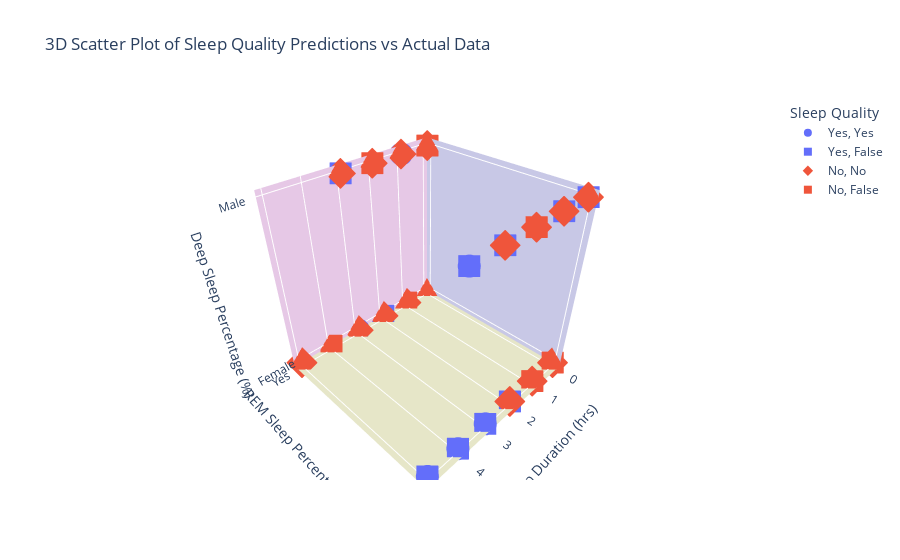

Write notebook code for a chart like this one.
### Code cell
import plotly.express as px


predicted_df['Predicted_Good_Sleep'] = predicted_df['Good_Sleep'].apply(lambda x: x if np.random.rand() > 0.1 else not x)

# Creating a 3D scatter plot
fig = px.scatter_3d(
    predicted_df,
    x='Exercise frequency',
    y='Smoking status',
    z='Gender',
    color='Good_Sleep',  # Actual good sleep status
    symbol='Predicted_Good_Sleep',  # Differentiates between predicted and actual
    labels={
        "Good_Sleep": "Actual Sleep Quality",
        "Predicted_Good_Sleep": "Predicted Sleep Quality"
    },
    title='3D Scatter Plot of Sleep Quality Predictions vs Actual Data'
)

# Enhance the look and feel of the plot
fig.update_layout(
    legend_title_text='Sleep Quality',
    scene=dict(
        xaxis_title='Sleep Duration (hrs)',
        yaxis_title='REM Sleep Percentage (%)',
        zaxis_title='Deep Sleep Percentage (%)',
        xaxis=dict(backgroundcolor="rgb(200, 200, 230)"),
        yaxis=dict(backgroundcolor="rgb(230, 200,230)"),
        zaxis=dict(backgroundcolor="rgb(230, 230,200)")
    )
)

# Show the plot
fig.show()

### Figure 1 — Plotly figure (JSON) as saved in the notebook; plotly's stock layout.template omitted (floating-point values rounded to 4 significant figures; data arrays with more than 128 entries replaced by an {"elided": "..."} marker saying what was removed)
{"data": [{"hovertemplate": "Actual Sleep Quality=Yes<br>Predicted Sleep Quality=Yes<br>Exercise frequency=%{x}<br>Smoking status=%{y}<br>Gender=%{z}<extra></extra>", "legendgroup": "Yes, Yes", "marker": {"color": "#636efa", "symbol": "circle"}, "mode": "markers", "name": "Yes, Yes", "scene": "scene", "showlegend": true, "type": "scatter3d", "x": {"elided": "445 int values"}, "y": {"elided": "445 str values"}, "z": {"elided": "445 str values"}}, {"hovertemplate": "Actual Sleep Quality=Yes<br>Predicted Sleep Quality=False<br>Exercise frequency=%{x}<br>Smoking status=%{y}<br>Gender=%{z}<extra></extra>", "legendgroup": "Yes, False", "marker": {"color": "#636efa", "symbol": "square"}, "mode": "markers", "name": "Yes, False", "scene": "scene", "showlegend": true, "type": "scatter3d", "x": [4, 3, 2, 3, 0, 0, 1, 3, 4, 2, 0, 4, 0, 3, 4, 3, 0, 1, 1, 1, 5, 3, 0, 1, 3, 1, 2, 1, 3, 4, 3, 5, 1, 3, 2, 1, 1, 1, 2, 3, 2, 0, 2, 0, 3, 1, 1, 3, 2, 1, 0, 3, 2, 0], "y": ["No", "No", "Yes", "No", "No", "No", "No", "No", "No", "Yes", "No", "No", "No", "No", "No", "No", "No", "No", "Yes", "No", "No", "No", "No", "No", "Yes", "No", "No", "No", "Yes", "No", "Yes", "No", "Yes", "No", "Yes", "No", "No", "Yes", "No", "Yes", "No", "Yes", "No", "No", "No", "No", "No", "No", "No", "Yes", "No", "No", "Yes", "Yes"], "z": ["Male", "Female", "Male", "Male", "Female", "Female", "Female", "Male", "Female", "Female", "Female", "Female", "Male", "Male", "Female", "Female", "Male", "Female", "Female", "Female", "Female", "Male", "Male", "Male", "Male", "Male", "Female", "Male", "Male", "Female", "Male", "Female", "Female", "Male", "Female", "Female", "Female", "Female", "Male", "Male", "Male", "Female", "Male", "Female", "Male", "Female", "Male", "Male", "Male", "Female", "Female", "Female", "Female", "Male"]}, {"hovertemplate": "Actual Sleep Quality=No<br>Predicted Sleep Quality=No<br>Exercise frequency=%{x}<br>Smoking status=%{y}<br>Gender=%{z}<extra></extra>", "legendgroup": "No, No", "marker": {"color": "#EF553B", "symbol": "diamond"}, "mode": "markers", "name": "No, No", "scene": "scene", "showlegend": true, "type": "scatter3d", "x": [1, 1, 0, 3, 0, 0, 3, 3, 3, 0, 0, 0, 1, 0, 0, 3, 1, 3, 0, 3, 0, 3, 0, 0, 3, 0, 2, 0, 0, 1, 1, 3, 3, 0, 1, 2, 1, 0, 2, 0, 3, 2, 0, 5, 3, 0, 3, 2, 3, 3, 3, 3, 0, 2, 1, 0, 0, 3, 3, 3, 0, 3, 1, 1, 1, 1, 0, 1, 3, 1, 3, 3, 0, 0, 1, 3, 0, 1, 0, 0, 1, 0, 0, 3, 1, 3, 0, 3, 0, 2, 3, 0, 0, 3, 0, 0, 2, 0, 0, 1, 3, 1, 3, 0, 1, 2, 1, 0], "y": ["Yes", "Yes", "No", "No", "Yes", "Yes", "Yes", "No", "Yes", "Yes", "No", "No", "Yes", "No", "No", "Yes", "Yes", "Yes", "No", "Yes", "No", "Yes", "Yes", "No", "Yes", "Yes", "Yes", "No", "Yes", "Yes", "Yes", "Yes", "Yes", "No", "No", "Yes", "No", "No", "No", "No", "Yes", "No", "Yes", "Yes", "Yes", "Yes", "Yes", "Yes", "Yes", "Yes", "No", "Yes", "Yes", "Yes", "Yes", "No", "Yes", "Yes", "No", "Yes", "Yes", "Yes", "Yes", "No", "Yes", "No", "No", "Yes", "Yes", "Yes", "No", "Yes", "No", "Yes", "Yes", "Yes", "Yes", "No", "No", "No", "Yes", "No", "No", "Yes", "Yes", "Yes", "No", "Yes", "No", "No", "Yes", "Yes", "No", "Yes", "Yes", "Yes", "Yes", "No", "Yes", "Yes", "Yes", "No", "Yes", "No", "No", "Yes", "No", "No"], "z": ["Female", "Female", "Female", "Male", "Female", "Female", "Female", "Male", "Male", "Male", "Female", "Female", "Female", "Female", "Female", "Male", "Female", "Male", "Male", "Male", "Female", "Male", "Male", "Female", "Male", "Female", "Male", "Female", "Female", "Female", "Female", "Male", "Male", "Female", "Female", "Male", "Female", "Female", "Male", "Female", "Male", "Female", "Female", "Female", "Male", "Male", "Male", "Male", "Male", "Female", "Male", "Male", "Female", "Female", "Female", "Female", "Female", "Male", "Male", "Male", "Female", "Male", "Female", "Female", "Female", "Female", "Female", "Male", "Male", "Female", "Male", "Male", "Male", "Male", "Female", "Male", "Female", "Male", "Female", "Female", "Female", "Female", "Female", "Male", "Female", "Male", "Male", "Male", "Female", "Male", "Male", "Male", "Female", "Male", "Male", "Female", "Male", "Female", "Female", "Female", "Male", "Female", "Male", "Female", "Female", "Male", "Female", "Female"]}, {"hovertemplate": "Actual Sleep Quality=No<br>Predicted Sleep Quality=False<br>Exercise frequency=%{x}<br>Smoking status=%{y}<br>Gender=%{z}<extra></extra>", "legendgroup": "No, False", "marker": {"color": "#EF553B", "symbol": "square"}, "mode": "markers", "name": "No, False", "scene": "scene", "showlegend": true, "type": "scatter3d", "x": [2, 0, 1, 0, 2, 1, 1, 0, 0, 4, 1], "y": ["No", "Yes", "No", "No", "Yes", "Yes", "Yes", "No", "Yes", "Yes", "Yes"], "z": ["Male", "Male", "Female", "Female", "Male", "Female", "Female", "Female", "Male", "Female", "Female"]}], "layout": {"legend": {"title": {"text": "Sleep Quality"}, "tracegroupgap": 0}, "scene": {"domain": {"x": [0, 1], "y": [0, 1]}, "xaxis": {"backgroundcolor": "rgb(200, 200, 230)", "title": {"text": "Sleep Duration (hrs)"}}, "yaxis": {"backgroundcolor": "rgb(230, 200,230)", "title": {"text": "REM Sleep Percentage (%)"}}, "zaxis": {"backgroundcolor": "rgb(230, 230,200)", "title": {"text": "Deep Sleep Percentage (%)"}}}, "title": {"text": "3D Scatter Plot of Sleep Quality Predictions vs Actual Data"}}}
